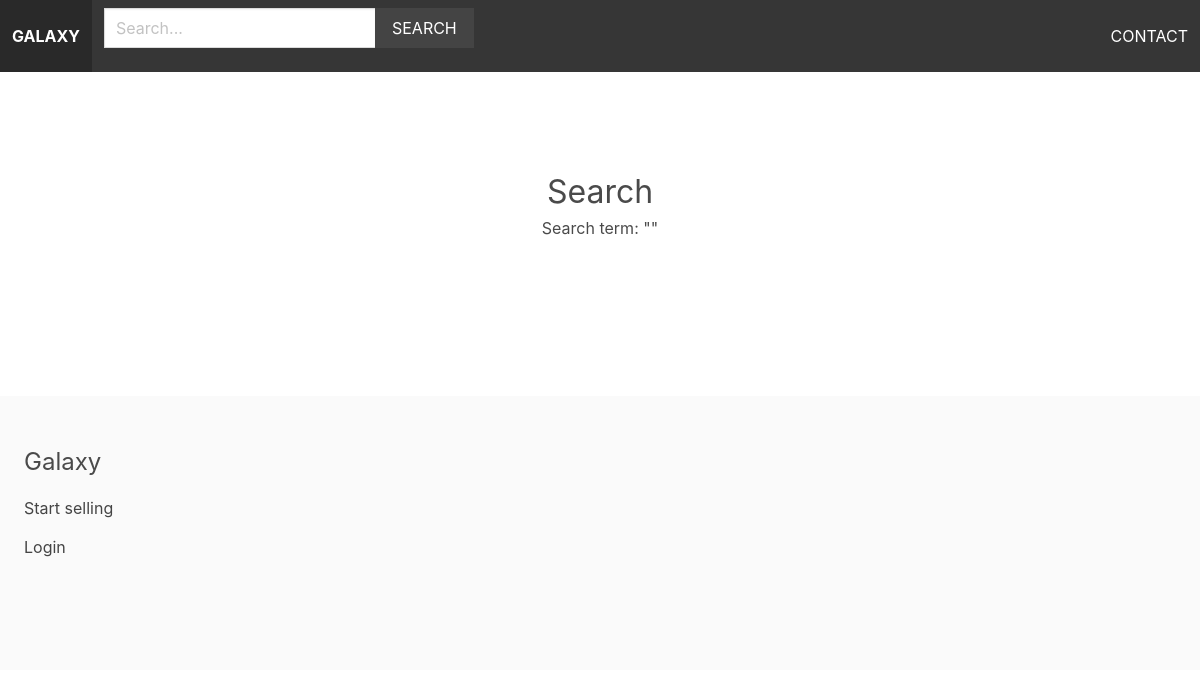
/search/, run on an earlier commit of the app's database.
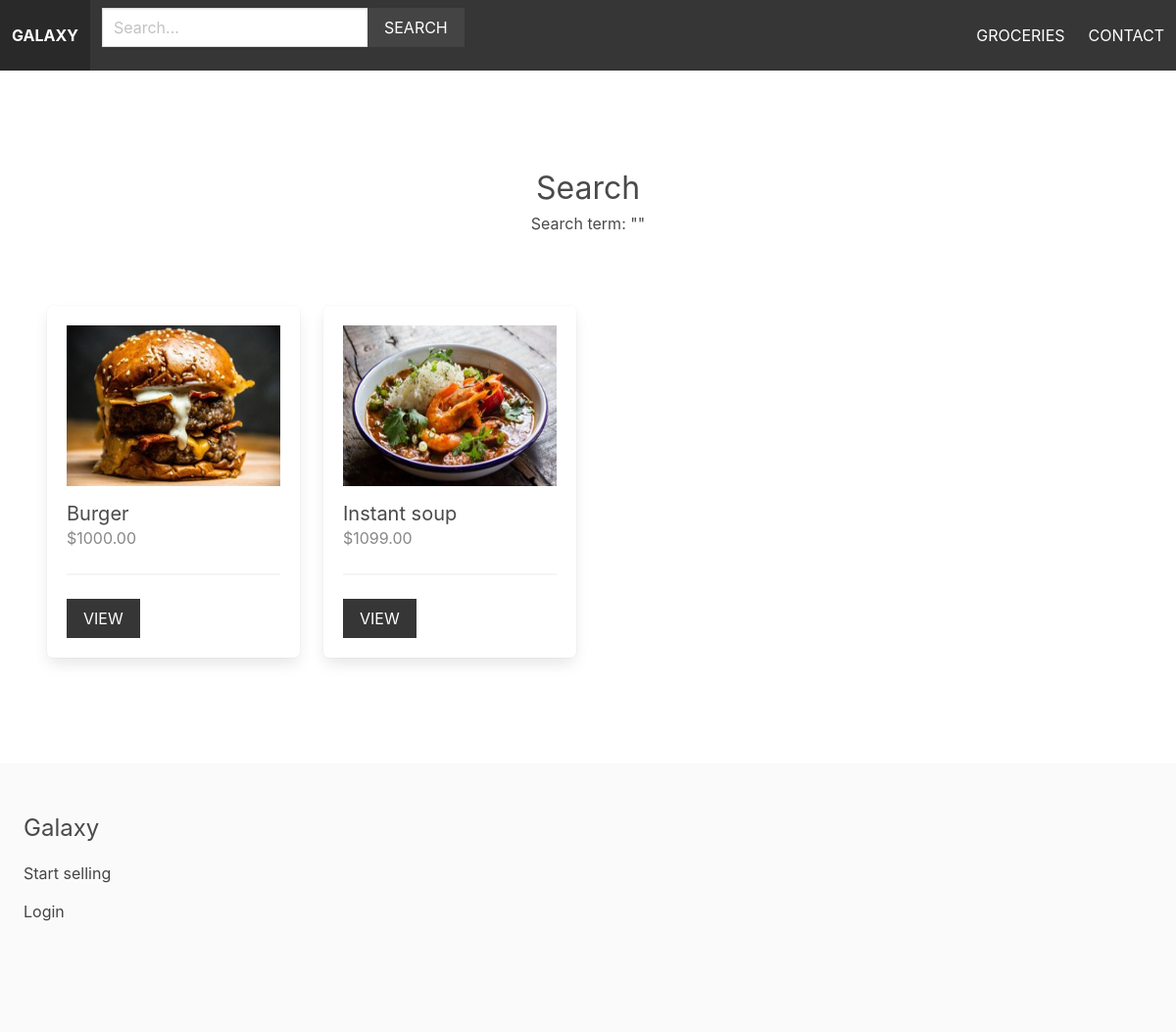
And on a later commit of the database.
### apps/product/models.py (models this page shows, shortened)
class Category(models.Model):
    title = models.CharField(max_length=255)
    slug = models.SlugField(max_length=255)
    ordering = models.IntegerField(default=0)
    class Meta:
        ordering = ['ordering']

class Product(models.Model):
    category = models.ForeignKey(Category, related_name='products', on_delete=models.CASCADE)
    seller = models.ForeignKey(Seller, related_name='products', on_delete=models.CASCADE)
    title = models.CharField(max_length=255)
    slug = models.SlugField(max_length=255)
    description = models.TextField(blank=True, null=True)
    price = models.DecimalField(max_digits=6, decimal_places=2)
    date_added = models.DateTimeField(auto_now_add=True)
    image = models.ImageField(upload_to='uploads/', blank=True, null=True)
    thumbnail = models.ImageField(upload_to='uploads/', blank=True, null=True)
    class Meta:
        ordering = ['-date_added']
    def get_thumbnail(self):
        if self.thumbnail:
            return self.thumbnail.url

### apps/product/views.py (the view)
# urls.py: path('search/', views.search, name='search'),
def search(request):
    query = request.GET.get('query', '')
    products = Product.objects.filter(Q(title__icontains=query) | Q(description__icontains=query))
    return render(request, 'search.html', {'products': products, 'query': query})

### apps/product/context_processors.py (called while the page is built)
def menu_categories(request):
    categories = Category.objects.all()
    return {'menu_categories': categories}

### apps/product/templates/search.html (shortened to what this page needs)
{% extends 'base.html' %}
{% block content %}
    <div class="columns is-multiline mb-6">
        <div class="column is-12 has-text-centered mt-6 mb-6">
            <h2 class="is-size-3">Search</h2>
            <h3>Search term: "{{ query }}"</h3>
        </div>
        {% for product in products %}
            {% include 'list_item.html' %}
        {% endfor %}
    </div>
{% endblock %}

### apps/multivendor/templates/base.html (shortened to what this page needs)
{% load static %}
<html lang="en">
<head>
    <link rel="stylesheet" href="https://cdn.jsdelivr.net/npm/bulma@0.9.1/css/bulma.min.css">
    <link rel="stylesheet" href="{% static 'css/main.css' %}">
</head>
<body>
    <nav class="navbar is-dark">
        <div class="navbar-brand">
            <a href="/" class="navbar-item"><strong>Galaxy</strong></a>
        </div>
            <div class="navbar-menu" id="main-navbar">
                <div class="navbar-start">
                    <div class="navbar-item">
                        <form method="get" action="{% url 'search' %}">
                            <div class="field has-addons">
                                <div class="control">
                                    <input type="text" class="input" placeholder="Search..." name="query">
                                </div>
                                <div class="control">
                                    <button class="button is-dark is-uppercase">Search</button>
                                </div>
                            </div>
                        </form>
                    </div>
                </div>
            <div class="navbar-end">
                {% for category in menu_categories %}
                        <a href="{% url 'category' category.slug %}" class="navbar-item">{{ category.title }}</a>
                {% endfor %}
                <a href="{% url 'contact' %}" class="navbar-item">Contact</a>
            </div>
        </div>
    </nav>
    <section class="section">
        {% block content %}
        {% endblock %}
    </section>
    <footer class="footer">
        <h3 class="is-size-4 mb-4">Galaxy</h3>
        {% if request.user.is_authenticated %}
        <a href="{% url 'seller_admin' %}">Admin</a>
        {% else %}
        <a href="{% url 'become_seller' %}">Start selling</a>
        <br>
        <a href="{% url 'login' %}">Login</a>
        {% endif %}
    </footer>
</body>
</html>

### apps/product/templates/list_item.html
<div class="column is-3 product-list-item">
    <div class="box">
        <figure class="image is-4by3 mb-4">
            <img src="{{ product.get_thumbnail }}" alt="">
        </figure>
        <h2 class="subtitle">{{ product.title }}</h2>
        <h3 class="price is-size-6 mb-5">${{ product.price }}</h3>
        <hr>
        <a href="{% url 'product' product.category.slug product.slug %}" class="button is-dark is-uppercase">View</a>
    </div>
</div>

What changed in the data, as far as the page shows it:
added Category: title "GROCERIES"
added Product: get_thumbnail (picture), title "Burger", price "1000.00"
added Product: get_thumbnail (picture), title "Instant soup", price "1099.00"
